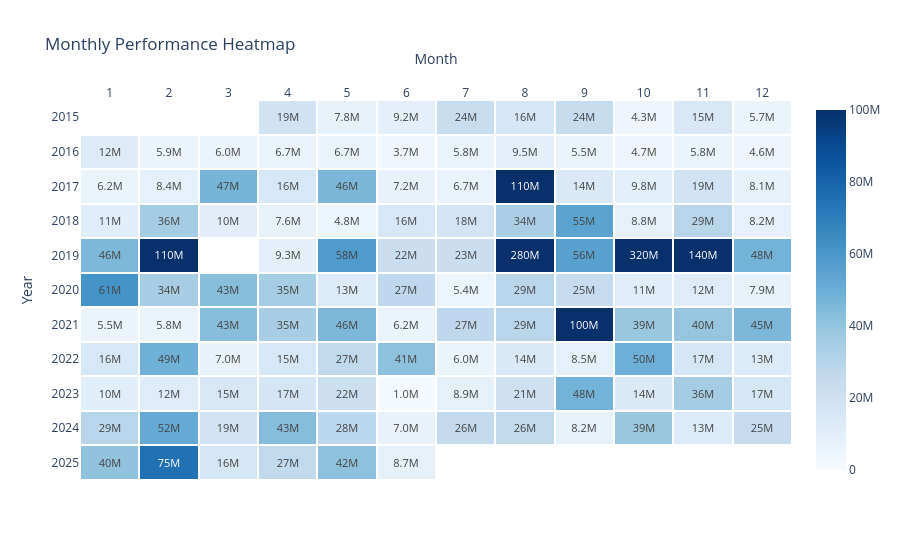

Notebook source saved alongside this figure:
### Code cell
fig = go.Figure(
    data=go.Heatmap(
        z=heat_df.values,
        x=heat_df.columns,
        y=heat_df.index,
        colorscale="Blues",
        # 1. Round numbers to 1 decimal place (e.g., 5.7M instead of 5.663944M)
        texttemplate="%{z:.2s}",
        textfont=dict(size=11),
        # 2. Cap the max color scale so outliers (315M) don't wash out the rest
        zmin=0,
        zmax=100_000_000,  # Adjust this threshold based on your data (e.g., 90th percentile)
        # 3. Add crisp white borders between every cell
        xgap=2,
        ygap=2,
        hoverongaps=False,
        hovertemplate="Month: %{x}<br>Year: %{y}<br>Value: %{z:,.0f}<extra></extra>",
    )
)

fig.update_layout(
    title="Monthly Performance Heatmap",
    # 4. Force every Month (1-12) and Year to display cleanly as categories
    xaxis=dict(
        title="Month",
        type="category",
        side="top",  # Optional: puts month numbers at the top like a table
    ),
    yaxis=dict(
        title="Year",
        type="category",
        autorange="reversed",  # Keeps 2026 at the top
    ),
    plot_bgcolor="white",  # Makes NaN cells clean white instead of grey-blue
)

fig.show()

### Figure 1 — Plotly figure (JSON) as saved in the notebook; plotly's stock layout.template omitted (floating-point values rounded to 4 significant figures; data arrays with more than 128 entries replaced by an {"elided": "..."} marker saying what was removed)
{"data": [{"colorscale": [[0, "rgb(247,251,255)"], [0.125, "rgb(222,235,247)"], [0.25, "rgb(198,219,239)"], [0.375, "rgb(158,202,225)"], [0.5, "rgb(107,174,214)"], [0.625, "rgb(66,146,198)"], [0.75, "rgb(33,113,181)"], [0.875, "rgb(8,81,156)"], [1, "rgb(8,48,107)"]], "hoverongaps": false, "hovertemplate": "Month: %{x}<br>Year: %{y}<br>Value: %{z:,.0f}<extra></extra>", "textfont": {"size": 11}, "texttemplate": "%{z:.2s}", "type": "heatmap", "x": [1, 2, 3, 4, 5, 6, 7, 8, 9, 10, 11, 12], "xgap": 2, "y": [2015, 2016, 2017, 2018, 2019, 2020, 2021, 2022, 2023, 2024, 2025], "ygap": 2, "z": {"elided": "11x12 float values"}, "zmax": 100000000, "zmin": 0}], "layout": {"plot_bgcolor": "white", "title": {"text": "Monthly Performance Heatmap"}, "xaxis": {"side": "top", "title": {"text": "Month"}, "type": "category"}, "yaxis": {"autorange": "reversed", "title": {"text": "Year"}, "type": "category"}}}
